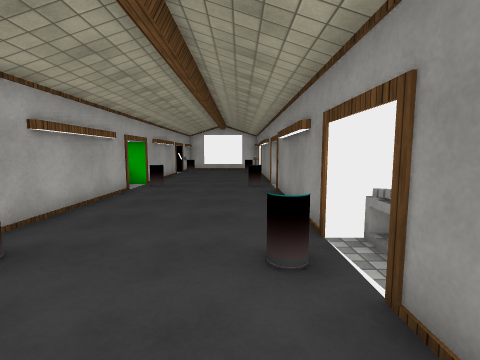
View 1 (above)

14 first-person views from a walk through a Unity game level. The camera is 1.5 m above the floor, tilts 6° down and sees 85° across. The floor is counted in squares, 1 m on a side. Each view is taken from the middle of a square. On the plan, view 1 faces up. The plan holds only what a view shows up to about 14 squares ahead; the rest is blank. The player character is not drawn. Some surface patterns are stand-ins.

View 2
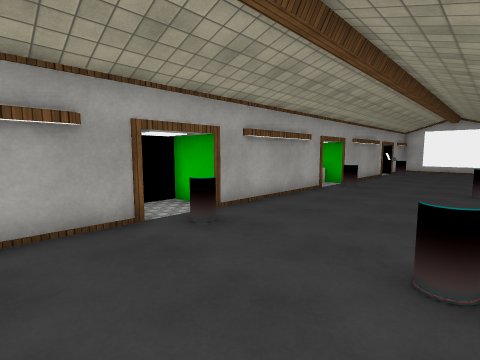

View 3
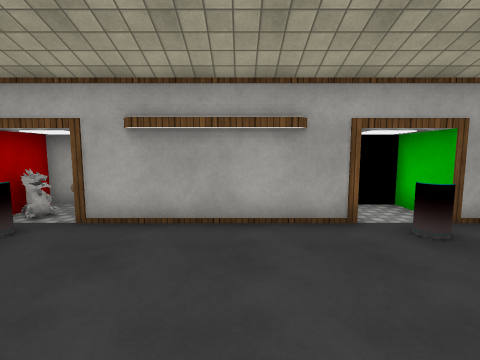

View 4
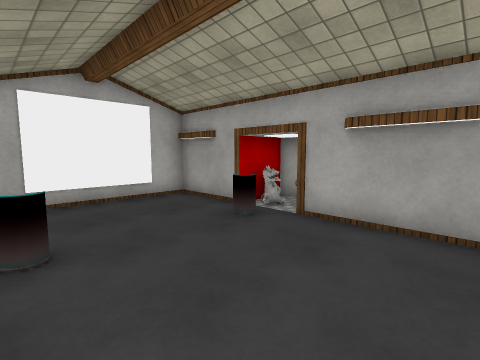

View 5
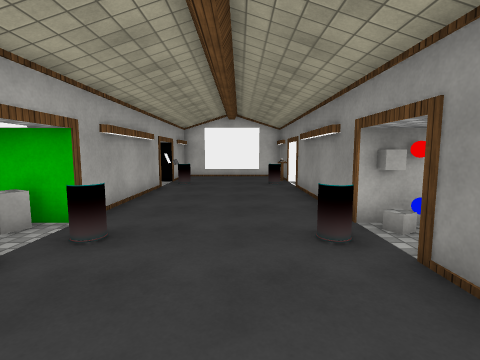

View 6
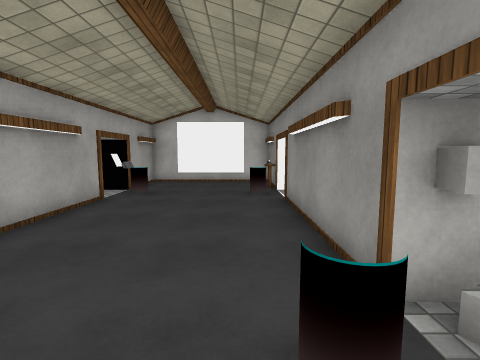

View 7
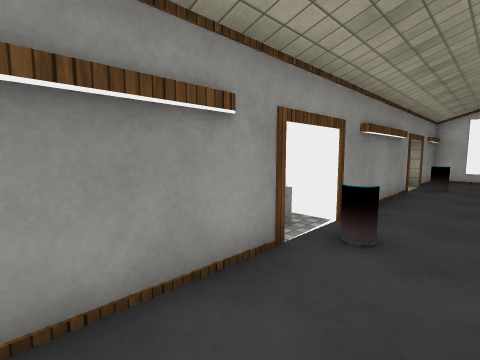

View 8
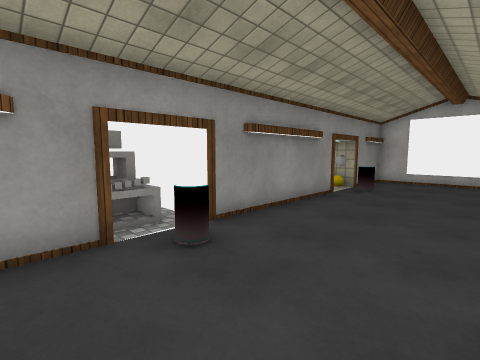

View 9
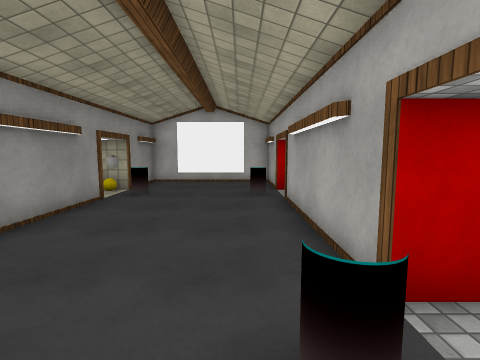

View 10
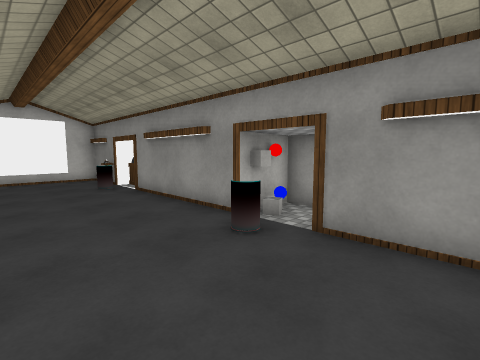

View 11
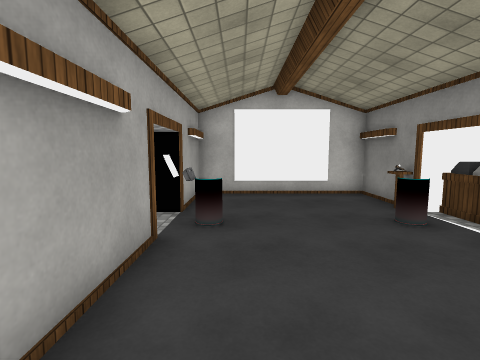

View 12
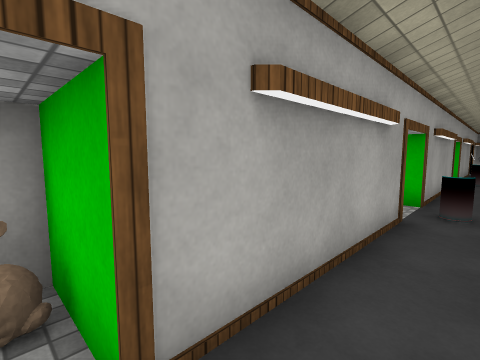

View 13
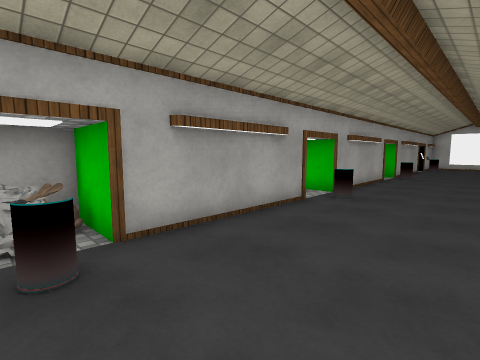

View 14
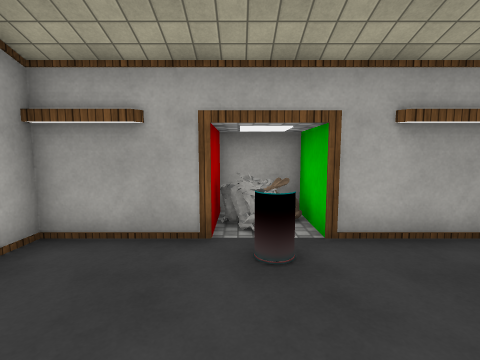

### Floor plan
Points are (right, up) in squares from view 1. A wall is a line through its corners. A room is listed if a view was taken in it or the views show most of it. See-through windows are left out.
Room 1 (views 1, 2, 3, 4, 5, 6, 7, 8, 9, 10, 11, 12, 13, 14)
walls: (1.5, 4.4) (1.5, 10.5); (-4.5, 10.6) (-4.5, 4.5); (-4.5, 2.5) (-4.5, -3.5) (-6.5, -3.5) (-6.5, -5.5) (-4.5, -5.5) (-4.5, -8.5) (1.5, -8.5) (1.5, -5.5); (2.6, 3.5) (2.6, 4.3); (1.5, 12.5) (1.5, 18.5); (1.5, -3.6) (1.5, 2.5); (-4.5, 18.5) (-4.5, 12.5); (2.1, 19.4) (2.1, 20.5); (1.5, 20.5) (1.5, 23.5) (-4.5, 23.5) (-4.5, 20.5)
low walls: (2.1, 3.2) (2.1, 4.5); (-5.1, 12.2) (-5.4, 11.7); (2, 11.7) (1.8, 12)
objects: other object (-6, -5) to (-5, -4); other object (-6, -4); other object (-4, -5) to (-4, -4); other object (-4, 3) to (-4, 4); other object (-4, 11) to (-4, 12); other object (-4, 19); other object (0, 21); other object (1, -5) to (1, -4); other object (1, 3) to (1, 4); other object (1, 11) to (1, 12); other object (1, 19) to (1, 20); other object (1, 21)

Where each view was taken, in squares from view 1:
view 1: 0 up, 0 right, facing up
view 2: 0 up, 1 right, facing up-left
view 3: 0 up, 1 right, facing left
view 4: 0 up, 1 right, facing down-left
view 5: 7 up, 1 left, facing up
view 6: 10 up, 0 right, facing up
view 7: 8 up, 1 left, facing down-right
view 8: 6 up, 3 left, facing down-right
view 9: 5 up, 3 left, facing down
view 10: 8 up, 3 left, facing up-right
view 11: 14 up, 3 left, facing up
view 12: 4 down, 3 left, facing up-left
view 13: 5 down, 0 right, facing up-left
view 14: 5 down, 0 right, facing left
